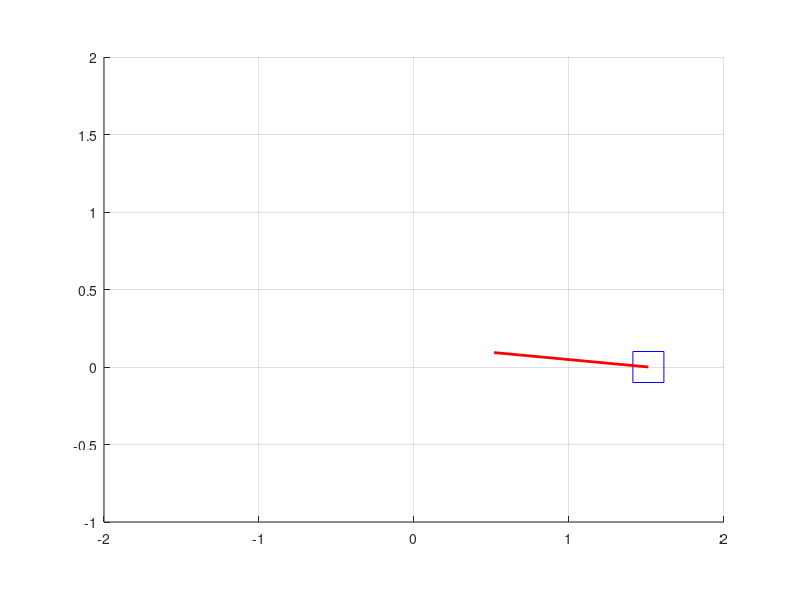

The MATLAB script that drew this image:
clear;
clc;

% Constants
g = -9.81; % acceleration due to gravity
m_cart = 1; % mass of the cart
m_pole = 0.1; % mass of the pole
l = 1; % length of the pole
dt = 0.02; % time step
t_final = 100; % final time
n_steps = t_final / dt; % number of time steps

% Initial state [x, x_dot, theta, theta_dot]
state = [0, 0, pi/4, 0];

% Initialize plot
figure;
axis([-2, 2, -1, 2]);
axis equal;
grid on;

for i = 1:n_steps
    % Extract state variables
    x = state(1);
    x_dot = state(2);
    theta = state(3);
    theta_dot = state(4);

    % Equations of motion (Euler method)
    x_ddot = (m_pole * sin(theta) * (l * theta_dot^2 + g * cos(theta))) / (m_cart + m_pole * sin(theta)^2);
    theta_ddot = (-x_ddot * cos(theta) - g * sin(theta)) / l;

    % Update state
    state(1) = x + x_dot * dt;
    state(2) = x_dot + x_ddot * dt;
    state(3) = theta + theta_dot * dt;
    state(4) = theta_dot + theta_ddot * dt;

    % Plotting
    cla; % clear previous plot
    rectangle('Position', [x - 0.1, -0.1, 0.2, 0.2], 'EdgeColor', 'b');
    line([x, x + l * sin(theta)], [0, l * cos(theta)], 'Color', 'r', 'LineWidth', 2);
    drawnow;

    pause(dt);
end
